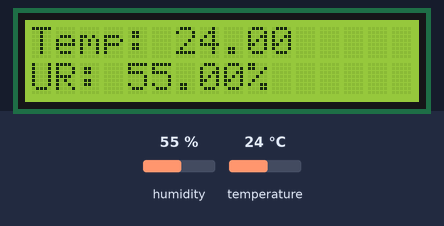
Bench run of a sketch on a simulated ESP32. On the bench: 16×2 character LCD. Inputs (shaded band) come from the test bench; at power-on: humidity 55 %, temperature 24 °C. WiFi joins after 1.5 s; servers stay silent unless stated; no MQTT or app messages arrive unless stated.

Above: at 2.8 s.
2.9 s: humidity set to 22 %
At 11.7 s:
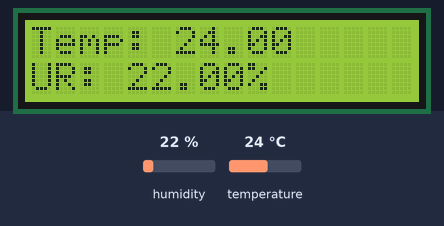
12.2 s: temperature set to 12 °C
At 20.3 s:
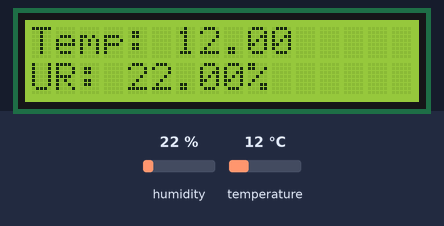
30.3 s: humidity set to 40 %
At 38.8 s:
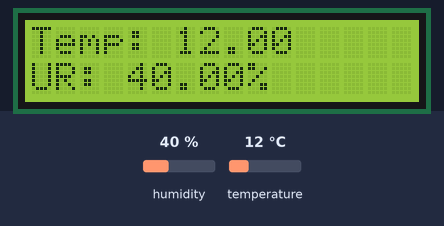
39.4 s: temperature set to 19 °C
At 47.4 s:
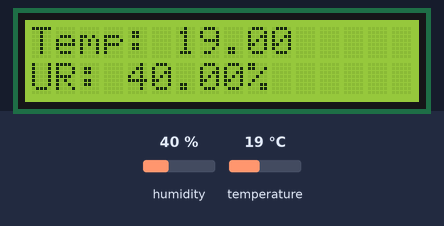
Timing chart, 0 to 48.9 s (numbered marks = the images above; inputs shaded):
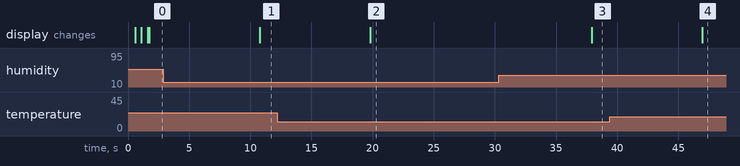

The sketch:

sketch.ino
```cpp
#include <WiFi.h>
#include <Wire.h>
#include <ArduinoJson.h>
#include <PubSubClient.h>
#include <LiquidCrystal_I2C.h>
#include <DHT.h>

// Parâmetros do servidor MQTT
#define MQTT_CLIENT_ID "micropython-weather-demo"
#define MQTT_BROKER    "public.mqtthq.com"
#define MQTT_USER      ""
#define MQTT_PASSWORD  ""
#define MQTT_TOPIC     "mqttHQ-client-testt"

// Definições dos pinos do LCD
#define SDA_PIN        21
#define SCL_PIN        22
#define DHT_PIN        15

// Objetos de comunicação WI-FI no dispositivo ESP32.
WiFiClient espClient;   // Comunica com o WI-FI
PubSubClient client(espClient);   // Comunica com o MQTT usando o espClient acima.

LiquidCrystal_I2C lcd(0x27, 16, 2); // Endereço I2C e tamanho do LCD
DHT dht(DHT_PIN, DHT22);    // cria objeto sensor DHT22

// callback executa quando uma mensagem é recebida no tópico das configurações iniciais.
void callback(char* topic, byte* payload, unsigned int length) {
  lcd.clear();  //limpa tela do LCD
  lcd.setCursor(0, 0);
  lcd.print("Mensagem recebida:");
  lcd.setCursor(0, 1);

  // Converter o payload em uma string
  String message = "";
  for (int i = 0; i < length; i++) {
    message += (char)payload[i];
  }

  // Analisa a string JSON para obter os valores de temperatura e umidade
  StaticJsonDocument<200> doc;
  DeserializationError error = deserializeJson(doc, message);
  if (error) {
    Serial.print("deserializeJson() falhou: ");
    Serial.println(error.c_str());
    return;
  }

  // Extrair os valores de temperatura e umidade do documento JSON
  float temperature = doc["temp"];
  float humidity = doc["humidity"];

  // Exibir no LCD
  lcd.print("Temp: ");
  lcd.print(temperature);
  lcd.print(" C, UR: ");
  lcd.print(humidity);
  lcd.print("%");
}

void setup() {
  //Taxa de baud para comunicação serial.
  Serial.begin(115200);

  // Inicialização do LCD
  lcd.init();
  lcd.backlight();
   // Exibe "Conectando wi-fi ...." enquanto se conecta ao Wi-Fi
  lcd.setCursor(0, 0);
  lcd.print("Conectando");
  lcd.setCursor(0, 1);
  lcd.print("wi-fi ....");

  WiFi.begin("Wokwi-GUEST", "");
  while (WiFi.status() != WL_CONNECTED) {
    delay(500);
    lcd.print(".");
  }
  // Exibe "Conectando MQTT ...." enquanto se conecta ao MQTT
  lcd.clear();
  lcd.setCursor(0, 0);
  lcd.print("Conectando");
  lcd.setCursor(0, 1);
  lcd.print("MQTT ....");

  client.setServer(MQTT_BROKER, 1883); // Configura o servidor MQTT e a port
  client.setCallback(callback);
}

void loop() {
  if (!client.connected()) {
    reconnect();
  }
  client.loop();

  lcd.clear();
  lcd.setCursor(0, 0);
  lcd.print("Conectado ao MQTT");
  lcd.clear();
  // Medir temperatura e umidade
  float temperature = dht.readTemperature();
  float humidity = dht.readHumidity();

  // Exibir no LCD
  lcd.setCursor(0, 0);
  lcd.print("Temp: ");
  lcd.print(temperature);
  lcd.setCursor(0, 1);
  lcd.print("UR: ");
  lcd.print(humidity);
  lcd.print("%");

  // Formatar a mensagem como JSON
  StaticJsonDocument<200> doc;
  doc["temp"] = temperature;
  doc["humidity"] = humidity;
  char buffer[256];
  serializeJson(doc, buffer);

  // Enviar para o servidor MQTT
  client.publish(MQTT_TOPIC, buffer);

  delay(9000); // Aguarda 9 segundos antes de enviar o próximo dado
}

void reconnect() {
  while (!client.connected()) {
    if (client.connect(MQTT_CLIENT_ID, MQTT_USER, MQTT_PASSWORD)) {
      lcd.clear();
      lcd.setCursor(0, 0);
      lcd.print("Conectado");
      client.subscribe(MQTT_TOPIC);
    } else {
      lcd.clear();
      lcd.setCursor(0, 0);
      lcd.print("Falha na conexao");
      delay(5000);
    }
  }
}
```

Measured:
- after the input at 2.9 s, the display: changes after 7.9 s (image 1)
- after the input at 12.2 s, the display: changes after 7.6 s (image 2)
- after the input at 30.3 s, the display: changes after 7.6 s (image 3)
- after the input at 39.4 s, the display: changes after 7.6 s (image 4)
